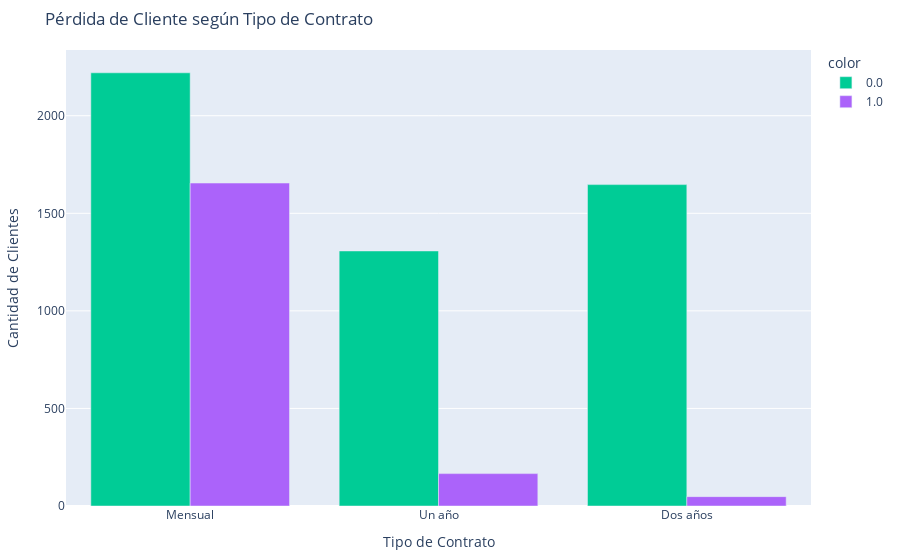

Notebook cell for this chart:
### Markdown cell above
- Graficamos perdida de clientes segun tipo de contrato
- Observamos que los clientes con contratos más cortos tienen mayor probabilidad de que se pierdan (0.0 = Cliente activo, 1.0 = Cliente perdido)

### Code cell
# Contar clientes activos y perdidos por tipo de contrato
df_grouped = df.groupby(["account.Contract", "Churn"]).size().reset_index(name="count")

# Mapeo de etiquetas de contrato para mejor legibilidad
contract_labels = {0: "Mensual", 1: "Un año", 2: "Dos años"}
df_grouped["account.Contract"] = df_grouped["account.Contract"].map(contract_labels)

# Crear gráfico de barras interactivo
fig = px.bar(df_grouped, x="account.Contract", y="count", color=df_grouped["Churn"].astype(str),
             title="Pérdida de Cliente según Tipo de Contrato",
             labels={"account.Contract": "Tipo de Contrato", "count": "Cantidad de Clientes"},
             color_discrete_map={"0": "#A7C7E7", "1": "#F4C2C2"},
             barmode="group")

# Ajustar tamaño y presentación para mejor apariencia
fig.update_layout(margin=dict(l=50, r=50, t=50, b=50))

# Mostrar gráfico interactivo
fig.show()

### Figure 1 — Plotly figure (JSON) as saved in the notebook; plotly's stock layout.template omitted (floating-point values rounded to 4 significant figures)
{"data": [{"alignmentgroup": "True", "hovertemplate": "color=0.0<br>Tipo de Contrato=%{x}<br>Cantidad de Clientes=%{y}<extra></extra>", "legendgroup": "0.0", "marker": {"color": "#00cc96", "pattern": {"shape": ""}}, "name": "0.0", "offsetgroup": "0.0", "orientation": "v", "showlegend": true, "textposition": "auto", "type": "bar", "x": ["Mensual", "Un año", "Dos años"], "xaxis": "x", "y": [2220, 1307, 1647], "yaxis": "y"}, {"alignmentgroup": "True", "hovertemplate": "color=1.0<br>Tipo de Contrato=%{x}<br>Cantidad de Clientes=%{y}<extra></extra>", "legendgroup": "1.0", "marker": {"color": "#ab63fa", "pattern": {"shape": ""}}, "name": "1.0", "offsetgroup": "1.0", "orientation": "v", "showlegend": true, "textposition": "auto", "type": "bar", "x": ["Mensual", "Un año", "Dos años"], "xaxis": "x", "y": [1655, 166, 48], "yaxis": "y"}], "layout": {"barmode": "group", "legend": {"title": {"text": "color"}, "tracegroupgap": 0}, "margin": {"b": 50, "l": 50, "r": 50, "t": 50}, "title": {"text": "Pérdida de Cliente según Tipo de Contrato"}, "xaxis": {"anchor": "y", "domain": [0, 1], "title": {"text": "Tipo de Contrato"}}, "yaxis": {"anchor": "x", "domain": [0, 1], "title": {"text": "Cantidad de Clientes"}}}}
